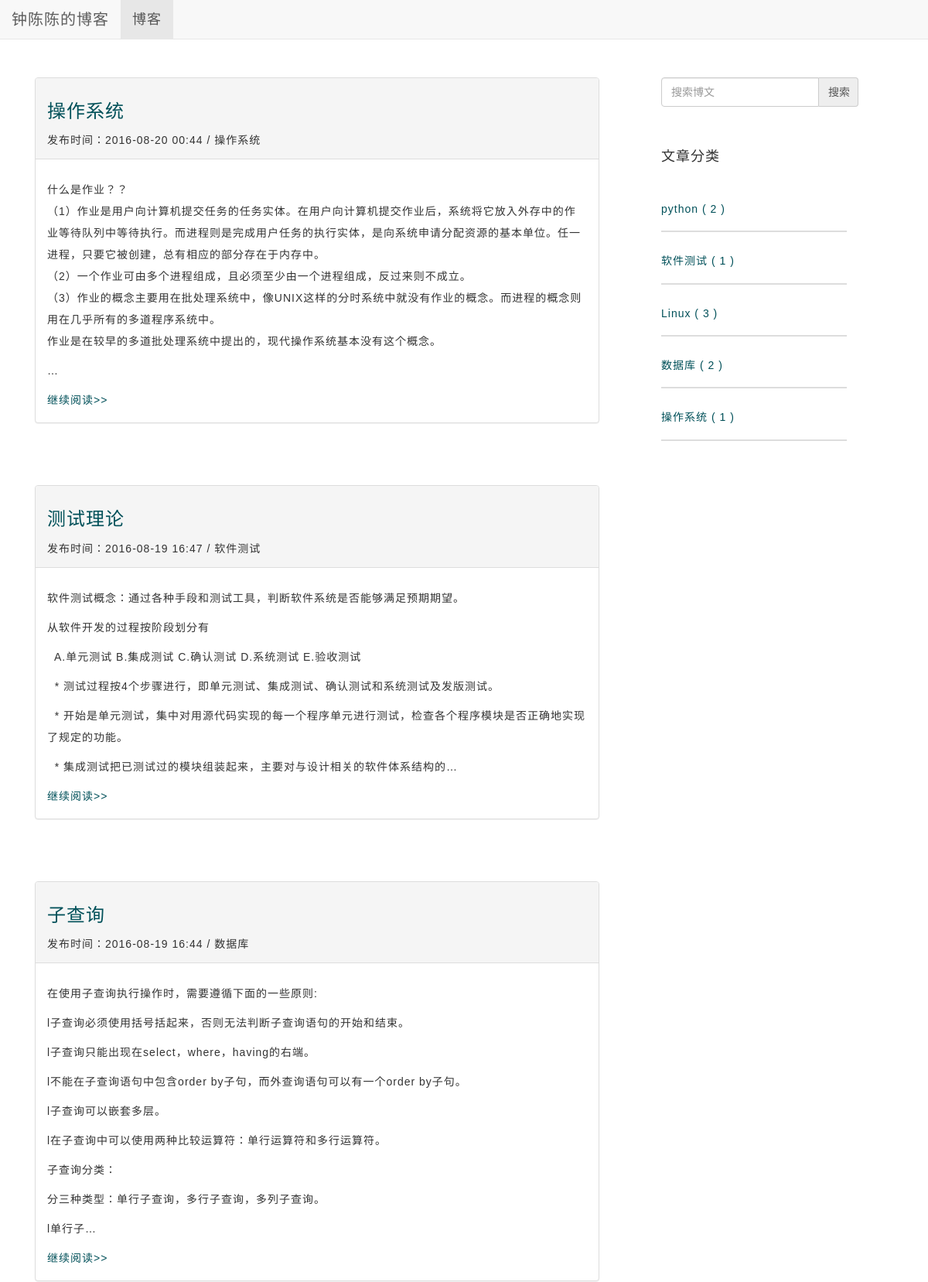
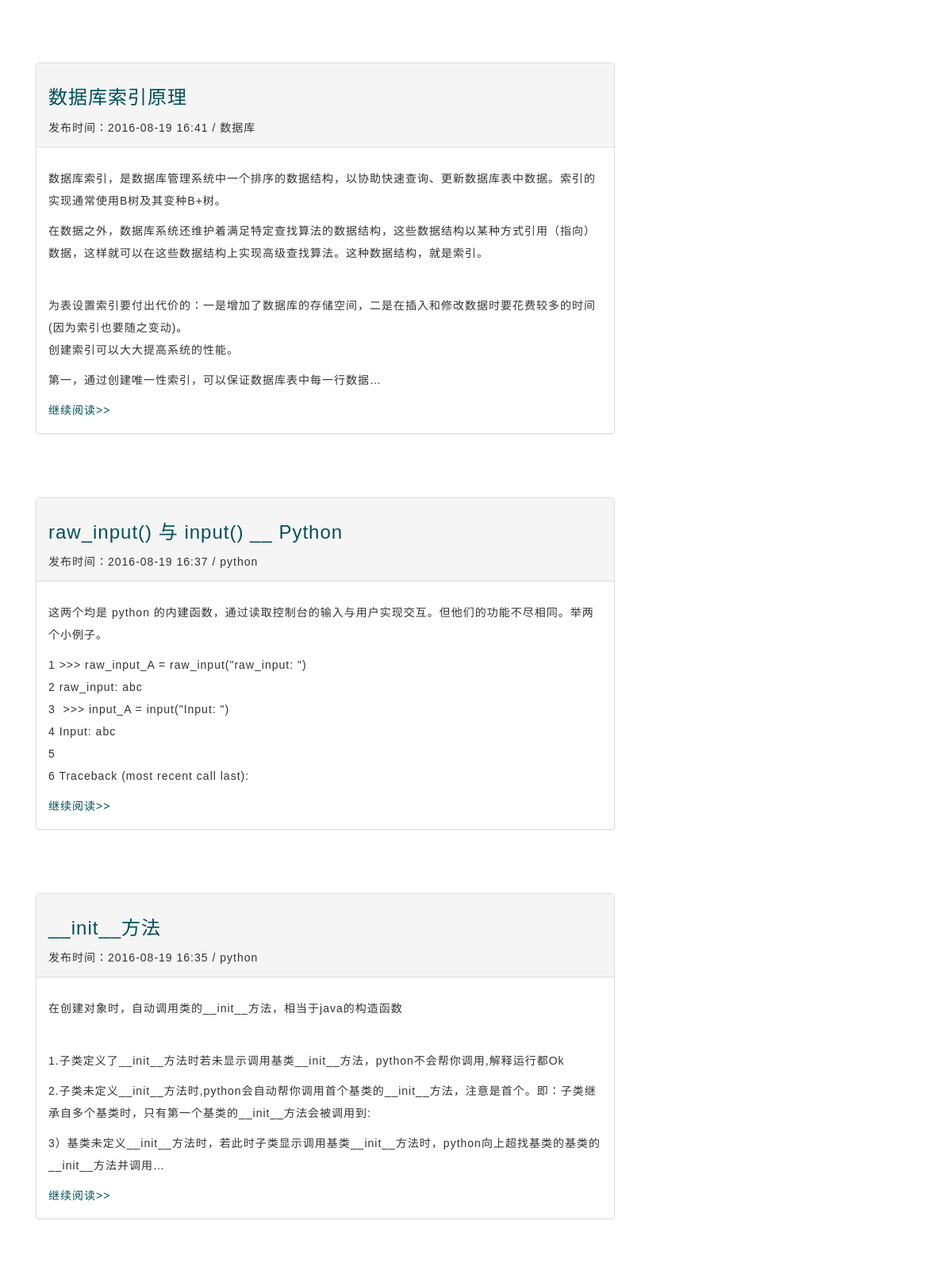
Screenshot of /blog/ (upper part) with the database file from the repository (2 pictures, top to bottom).
### blog/models.py (models this page shows, shortened)
class Blog(models.Model):
    title = models.CharField(verbose_name='Title',max_length=32)
    author = models.CharField(verbose_name='Author', max_length=16)
    content=RichTextUploadingField('Content')
    created = models.DateTimeField(verbose_name='Pub_Date', auto_now_add=True)
    category = models.ForeignKey(Category, verbose_name='Category')
    tags = models.ManyToManyField(Tag, verbose_name='Tags')

class Category(models.Model):
    name = models.CharField('名称', max_length=16)
    num=models.IntegerField(default=0,blank=True)

### blog/views.py (the view)
def get_blogs(request):
    all_blogs=Blog.objects.all().order_by('-created')
    blog_paginator=Paginator(all_blogs,8)#show 8 blogs per page
    page=request.GET.get('page')
    try:
        blogs=blog_paginator.page(page)
    except PageNotAnInteger:
        blogs=blog_paginator.page(1)
    except EmptyPage:
        blogs=blog_paginator(blog_paginator.num_pages)
    ctx = {
    'blogs': blogs,
    'categories':Category.objects.all(),
    }
    return render(request, 'blog-list.html', ctx)

### blog/templates/blog-list.html (shortened to what this page needs)
{% extends "blog_base.html" %}
{% block head %}
{% load staticfiles %}
	<link rel="stylesheet" type="text/css" href="{% static 'blog/css/base.css' %}" />
	<link rel="stylesheet" type="text/css" href="{% static 'blog/css/get_blog.css' %}" />
{% endblock %}
{% block content %}
{% for blog in blogs %}
<div class="blog_item">
	<div class="panel panel-default">
		<div class="panel-heading">
			<div class="blog_header">
				<a href= "{% url 'blog_get_detail' blog.id %}"><h3>{{ blog.title }}</h3></a>
				<span class="blog_created" >发布时间：{{ blog.created|date:"Y-m-d H:i" }}</span>
				<span class="dc_sep">/</span></small>
				<span class="blog_category" >{{ blog.category.name }}</span>
			</div>
		</div>
		<div class="panel-body">
		    <div class="blog_content">
			    <p> {{ blog.content|truncatechars:300 |safe}}</p>
		     </div>
				<a class="continue" href="{% url 'blog_get_detail' blog.id %}" style="padding-top:15px font-size:16px">继续阅读>></a>
		</div>
	</div>
</div>
{% endfor %}
{% endblock %}

### blog/templates/blog_base.html (shortened to what this page needs)
<!DOCTYPE html>
<html>
<head>
        {% load staticfiles %}
        <link href="{% static 'blog/bootstrap/css/bootstrap.min.css' %}" rel="stylesheet">
     {% block head %}{% endblock %}
</head>
<body>
        <div class="navbar navbar-default navbar-fixed-top" role="navigation">
                 <div class="navbar-header">
                          <a class="navbar-brand" href="{% url 'blog_get_blogs' %}">钟陈陈的博客</a>
                 </div>
                 <div class="collapse navbar-collapse" id="example-navbar-collapse">
                         <ul class="nav navbar-nav">
                                  <li class="active">
                                           <a href="{% url 'blog_get_blogs' %}">博客</a>
                                  </li>
                         </ul>
                 </div>
        </div>
        <div class="container" id="top">
                <div class="row">
                        <div class="col-md-8">
                                 {% block content %}{% endblock %}
                        </div>
                        <div class="col-md-3 tags">
                                <form  action="{% url 'blog_search' %}" role="form" method="post">
                                        <div class="input-group">
                                             <input type="text" class="form-control" name="blog_search" placeholder="搜索博文"></input>
                                             <input  id="search-button" type="submit" class="input-group-addon" value="搜索"></input>
                                        </div>
                                </form>
                                <div class="panel panel-default">
                                        <div id="category_title" class="panel-body">
                                                <h4>文章分类</h4>
                                        </div>
                                        <div class="panel-body">
                                                <div class="category_content">
                                                        <ul>
                                                                {% for category in categories %}
                                                                <li class="category_item">
                                                                        <a href="{% url 'blog_get_category' category.id %}" >
                                                                                <h5> {{category.name}}  ( {{category.num}} )</h5>
                                                                         </a>
                                                                </li>
                                                                 {% endfor %}
                                                        </ul>
                                                </div>
                                        </div>
                                </div>
                        </div>
                </div>
        </div>
</body>
</html>

### blog/static/blog/css/base.css (style rules this page uses)
body { font-family: Microsoft YaHei,'宋体' , Tahoma, Helvetica, Arial, sans-serif; letter-spacing: 1px; }
a { color: #005059; }
ul ,li { list-style-type: none; padding-left: 0; }
.navbar-brand { font-size:20px; }
.navbar-nav { font-size: 18px; }
.container { font-size: 14px; line-height: 2em; margin-top: 100px; width:95%; }
.col-md-8 { margin-right: 50px; }
#search-button { display: table-cell; height:38px; width:20%; text-align: center; }
.input-group { width:100%; margin-bottom: 30px; }
.input-group .form-control { width:80%; height:38px; }
.tags .panel,.tags .panel-default { border-style:none; box-shadow: none; }
.tags .panel-body { border-style:none; padding-left: 0; }
.category_item { border-bottom-style: solid; border-bottom-width: 2px; border-bottom-color: #DDD; margin-bottom: 30px; padding-bottom: 10px; font-size:20px; }

### blog/static/blog/css/get_blog.css (style rules this page uses)
.blog_item { margin-bottom: 80px; }

### rows the page displays
Blog: title "操作系统", created "2016-08-20 00:44", category.name "操作系统", content "什么是作业？？ （1）作业是用户向计算机提交任务的任务实体。在用户向计算机提交作业后，系统将它放入外存中的作业等待队列中等待执行。而进程则是完成用户任务的执行实体，是向系统申请分配资源的基本单位。任一进程，只要它被创建，总有相应的部分存在于内存中。 （2）一个作业可由多个进程组成，且必须至少由一个进程组成，反过来则不成立。 （3）作业的概念主要用在批处理系统中，像UNIX这样的分时系统中就没有作业的概念。而进程的概念则用在几乎所有的多道程序系统中。 作业是在较早的多道批处理系统中提出的，现代操作系统基本没有这个概念。 …"
Blog: title "测试理论", created "2016-08-19 16:47", category.name "软件测试", content "软件测试概念：通过各种手段和测试工具，判断软件系统是否能够满足预期期望。 从软件开发的过程按阶段划分有 A.单元测试 B.集成测试 C.确认测试 D.系统测试 E.验收测试 * 测试过程按4个步骤进行，即单元测试、集成测试、确认测试和系统测试及发版测试。 * 开始是单元测试，集中对用源代码实现的每一个程序单元进行测试，检查各个程序模块是否正确地实现了规定的功能。 * 集成测试把已测试过的模块组装起来，主要对与设计相关的软件体系结构的…"
Blog: title "子查询", created "2016-08-19 16:44", category.name "数据库", content "在使用子查询执行操作时，需要遵循下面的一些原则: l子查询必须使用括号括起来，否则无法判断子查询语句的开始和结束。 l子查询只能出现在select，where，having的右端。 l不能在子查询语句中包含order by子句，而外查询语句可以有一个order by子句。 l子查询可以嵌套多层。 l在子查询中可以使用两种比较运算符：单行运算符和多行运算符。 子查询分类： 分三种类型：单行子查询，多行子查询，多列子查询。 l单行子…"
Blog: title "数据库索引原理", created "2016-08-19 16:41", category.name "数据库", content "数据库索引，是数据库管理系统中一个排序的数据结构，以协助快速查询、更新数据库表中数据。索引的实现通常使用B树及其变种B+树。 在数据之外，数据库系统还维护着满足特定查找算法的数据结构，这些数据结构以某种方式引用（指向）数据，这样就可以在这些数据结构上实现高级查找算法。这种数据结构，就是索引。 为表设置索引要付出代价的：一是增加了数据库的存储空间，二是在插入和修改数据时要花费较多的时间(因为索引也要随之变动)。 创建索引可以大大提高系统的性能。 第一，通过创建唯一性索引，可以保证数据库表中每一行数据…"
Blog: title "raw_input() 与 input() __ Python", created "2016-08-19 16:37", category.name "python", content "这两个均是 python 的内建函数，通过读取控制台的输入与用户实现交互。但他们的功能不尽相同。举两个小例子。 1 >>> raw_input_A = raw_input(\"raw_input: \") 2 raw_input: abc 3 >>> input_A = input(\"Input: \") 4 Input: abc 5 6 Traceback (most recent call last):"
Blog: title "__init__方法", created "2016-08-19 16:35", category.name "python", content "在创建对象时，自动调用类的__init__方法，相当于java的构造函数 1.子类定义了__init__方法时若未显示调用基类__init__方法，python不会帮你调用,解释运行都Ok 2.子类未定义__init__方法时,python会自动帮你调用首个基类的__init__方法，注意是首个。即：子类继承自多个基类时，只有第一个基类的__init__方法会被调用到: 3）基类未定义__init__方法时，若此时子类显示调用基类__init__方法时，python向上超找基类的基类的__init__方法并调用…"
Category: name "python", num "2"
Category: name "软件测试", num "1"
Category: name "Linux", num "3"
Category: name "数据库", num "2"
Category: name "操作系统", num "1"
